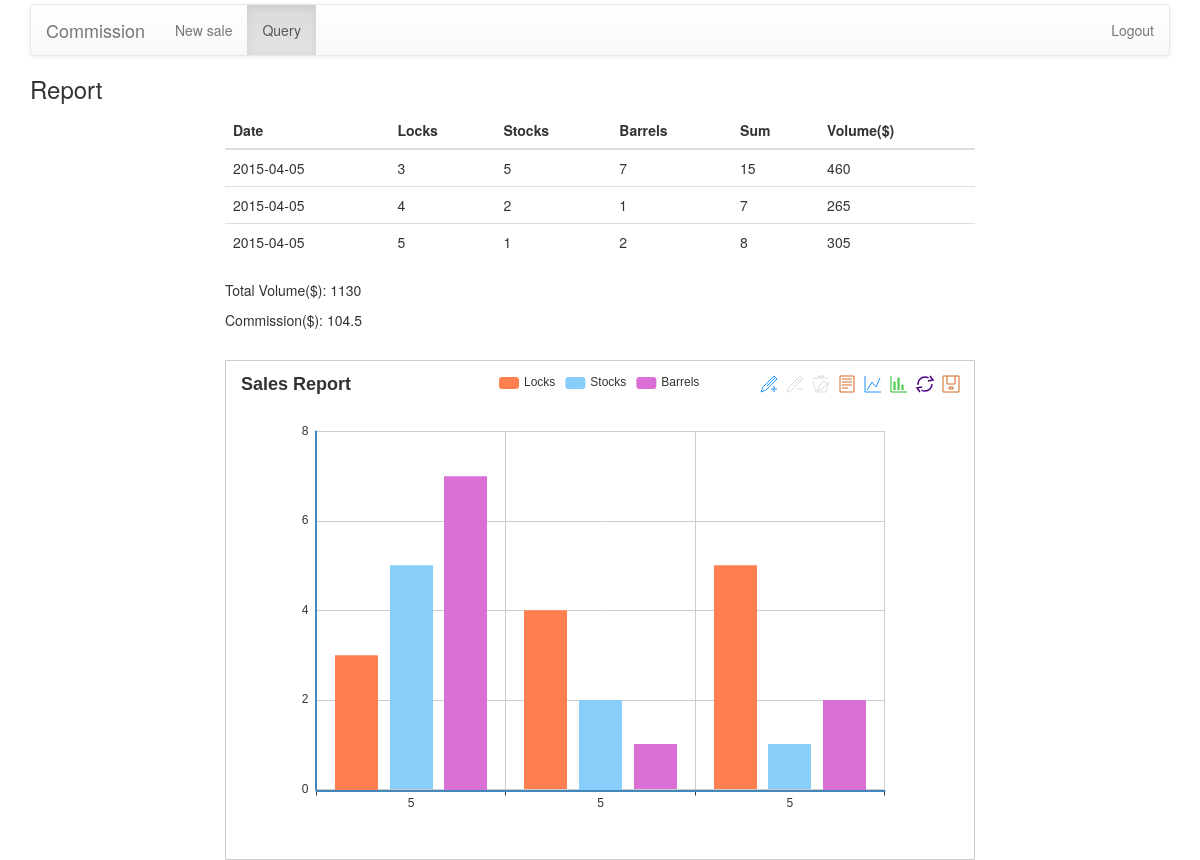
The app's page /query/this_month (signed in), older data.
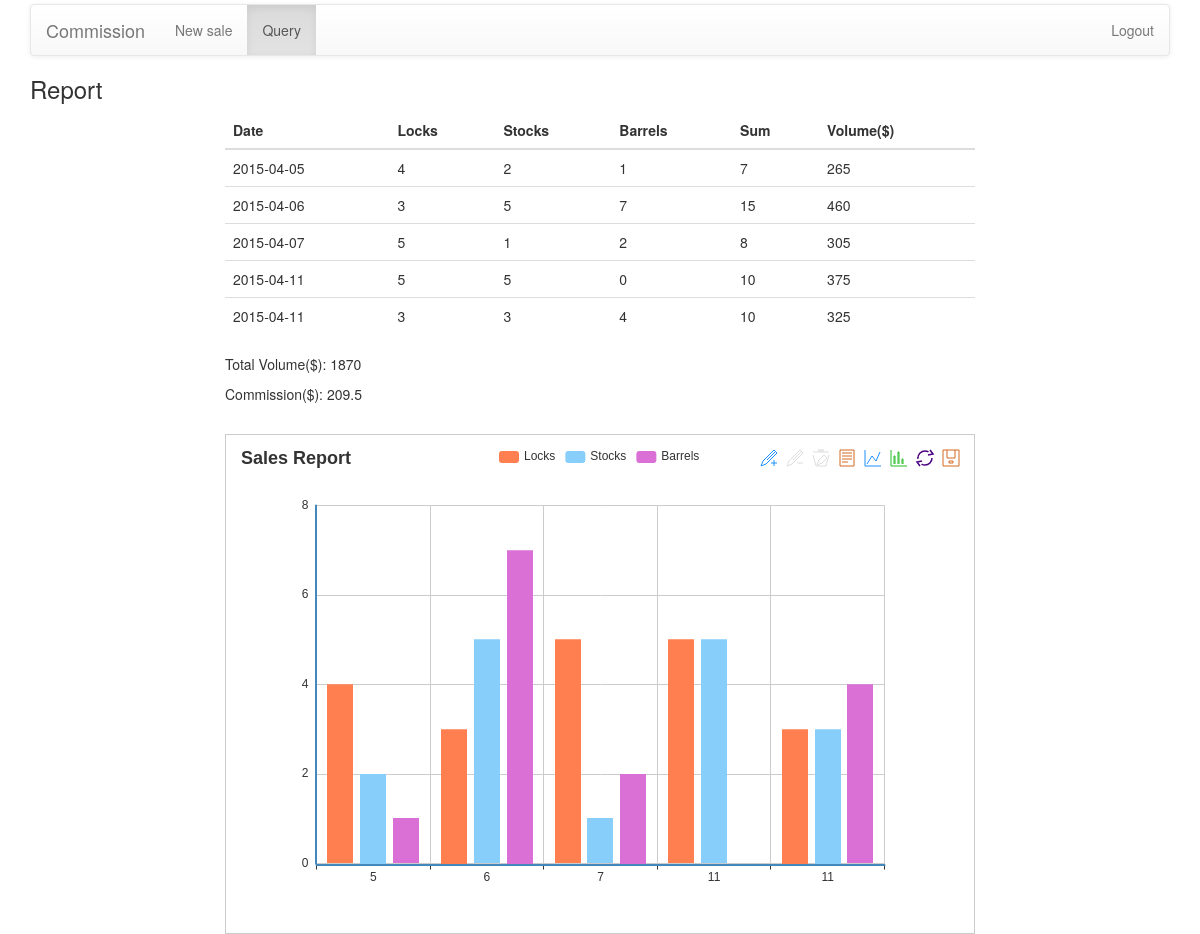
The same page, newer data.
### Commission/models.py (models this page shows)
class BaseModel(peewee.Model):
    class Meta:
        database = db

class Sale(BaseModel):
    saler = peewee.ForeignKeyField(User, related_name='sales')
    locks = peewee.IntegerField()
    stocks = peewee.IntegerField()
    barrels = peewee.IntegerField()
    date = peewee.DateField()

### Commission/views.py (the view)
@login_required
@app.route("/query/this_month", methods=["GET"])
def query_this_month():
    salesman = g.user
    d = date.today()
    start_date = date(d.year, d.month, 1)
    if d.month == 12:
        d.year += 1
    end_date = date(d.year, (d.month + 1) % 12, 1)
    results = []
    for sale in salesman.sales:
        if start_date <= sale.date < end_date and sale.locks >= 0:
            results.append(sale)
    total_locks, total_stocks, total_barrels, _ = get_total_sales(
        salesman, d.year, d.month)
    commission = get_commission(total_locks, total_stocks, total_barrels)
    return render_template('query_result.html', sales=sorted(results, key=lambda x:x.date.day), title="Report", total_locks=total_locks, total_stocks=total_stocks, total_barrels=total_barrels, commission=commission)

### Commission/utils.py (called while the page is built)
def get_total_sales(user, year, month):
    total_locks = 0
    total_stocks = 0
    total_barrels = 0
    early_finish = False
    target_date_start = date(int(year), int(month), 1)
    if int(month) == 12:
        year = int(year) + 1
    target_date_end = date(int(year), int(month + 1) % 12, 1)
    for sale in user.sales:
        if target_date_start <= sale.date < target_date_end and sale.locks >= 0:
            total_locks += sale.locks
            total_stocks += sale.stocks
            total_barrels += sale.barrels
        if sale.locks == -1:
            early_finish = True
    return (total_locks, total_stocks, total_barrels, early_finish)

def is_qualified_for_commission(total_locks, total_stocks, total_barrels):
    return not(total_locks == 0 or total_stocks == 0 or total_barrels == 0)

def get_commission(total_locks, total_stocks, total_barrels):
    result = 0
    if is_qualified_for_commission(total_locks, total_stocks, total_barrels):
        total_sales = total_locks * LOCKS_PRICE + total_stocks * \
            STOCKS_PRICE + total_barrels * BARRELS_PRICE
        if total_sales <= 1000:
            result = total_sales * 0.1
        elif total_sales > 1000 and total_sales <= 1800:
            result = 1000 * 0.1 + (total_sales - 1000) * 0.15
        elif total_sales > 1800:
            result = 1000 * 0.1 + 800 * 0.15 + (total_sales - 1800) * 0.2
    return result

### Commission/views.py (called while the page is built)
@app.before_request
def before_request():
    g.user = None
    if 'user_id' in session:
        try:
            g.user = User.get(User.id == session['user_id'])
        except DoesNotExist:
            pass

### Commission/templates/query_result.html (shortened to what this page needs)
{% extends 'base.html' %}
{% block body %}
<div class="container">
    <nav class="navbar navbar-default" role="navigation">
     <div class="container-fluid">
	<div class="navbar-header">
	      <a class="navbar-brand" href="#">Commission</a>
	  	</div>
	  	<ul class="nav navbar-nav">
      {% if g.user.level == 0 %}
        <li><a href="/salesman">New sale <span class="sr-only">(current)</span></a></li>
      {% endif %}
        <li class="active"><a href="{% if g.user.level == 0 %}/query{% else %}/gunsmith{% endif %}">Query</a></li>
        </ul>
		<ul class="nav navbar-nav navbar-right">
		<li><a href="/logout">Logout</a></li>
		</ul>
		</div>
	</nav>
<h3>Report</h3>
<div class="row">
<div class="col-md-8 col-md-offset-2">
<table class="table">
<thead>
<tr>
	<th>Date</th>
	<th>Locks</th>
	<th>Stocks</th>
	<th>Barrels</th>
	<th>Sum</th>
	<th>Volume($)</th>
</tr>
</thead>
<tbody>
{% for sale in sales %}
<tr>
	<td> {{ sale.date}} </td>
	<td>{{ sale.locks }}</td>
	<td>{{ sale.stocks }}</td>
	<td>{{ sale.barrels }}</td>
	<td>{{ sale.locks + sale.stocks + sale.barrels }}</td>
	<td>{{ 45 * sale.locks + 30 * sale.stocks + 25 * sale.barrels }}</td>
</tr>
{% endfor %}
</tbody>
</table>
</div>
</div>
<div class="row">
	<div class="col-md-8 col-md-offset-2">
		<p>Total Volume($): <span>{{ total_locks * 45 + total_stocks * 30 + total_barrels * 35 }}</span></p>
		<p>Commission($): <span>{{ commission }}</span></p>
	</div>
</div>
<br>
<div class="row">
	<div class="col-md-8 col-md-offset-2">
	<div id="chart" style="height: 500px; border: 1px solid rgb(204, 204, 204); padding: 10px; background-color: transparent; cursor: default;"></div>
	</div>
</div>
<script type="text/javascript">
	var myChart = echarts.init(document.getElementById('chart'));
  var locksData = [];
  var stocksData = [];
  var barrelsData = [];
  var dateX = []
  {% for sale in sales %}
  locksData.push({{ sale.locks }});
  stocksData.push({{ sale.stocks }});
  barrelsData.push({{ sale.barrels }});
  dateX.push({{ sale.date.day }});
  {% endfor %}
  option = {
      title : {
          text: 'Sales Report',
      },
      tooltip : {
          trigger: 'axis'
      },
      legend: {
          data:['Locks','Stocks', 'Barrels']
      },
      toolbox: {
          show : true,
          feature : {
              mark : {show: true},
              dataView : {show: true, readOnly: false},
              magicType : {show: true, type: ['line', 'bar']},
              restore : {show: true},
              saveAsImage : {show: true}
          }
      },
      calculable : true,
      xAxis : [
          {
              type : 'category',
              data : dateX
          }
      ],
      yAxis : [
          {
              type : 'value'
          }
      ],
      series : [
          {
              name:'Locks',
              type:'bar',
              data:locksData,
          },
          {
              name:'Stocks',
              type:'bar',
              data:stocksData,
          },
          {
              name:'Barrels',
              type:'bar',
              data:barrelsData,
          }
      ]
  };
  myChart.setOption(option);
    </script>
{% endblock %}

### Commission/templates/base.html (shortened to what this page needs)
<!DOCTYPE html>
<html>
  <head>
        <link href="{{ url_for('static', filename='css/bootstrap.min.css') }}" rel="stylesheet">
        <link href="{{ url_for('static', filename='css/bootstrap-theme.min.css') }}" rel="stylesheet">
  </head>
  <body>
    {% block body %}
    {% endblock %}
  </body>
</html>

### Commission/templates/base.html (style rules this page uses)
body { padding-top: 4px; }

Row changes from the older to the newer data that the page shows:
shown differently, row unchanged: Sale (number 1 of 5 on the later page): moves up the list
changed Sale (number 2 of 5 on the later page): date "2015-04-05" → "2015-04-06"
changed Sale (number 3 of 5 on the later page): date "2015-04-05" → "2015-04-07"
added Sale: date "2015-04-11", locks "5", stocks "5", barrels "0", sale.locks+sale.stocks+sale.barrels "10", 45*sale.locks+30*sale.stocks+25*sale.barrels "375"
added Sale: date "2015-04-11", locks "3", stocks "3", barrels "4", sale.locks+sale.stocks+sale.barrels "10", 45*sale.locks+30*sale.stocks+25*sale.barrels "325"
Text that changed along with them:
{{ total_locks * 45 + total_stocks * 30 + total_barrels * 35 }}: "1130" → "1870"
{{ commission }}: "104.5" → "209.5"
chart data {{ sale.locks }}: 3, 4, 5 → 4, 3, 5, 5, 3
chart data {{ sale.stocks }}: 5, 2, 1 → 2, 5, 1, 5, 3
chart data {{ sale.barrels }}: 7, 1, 2 → 1, 7, 2, 0, 4
chart data {{ sale.date.day }}: 5, 5, 5 → 5, 6, 7, 11, 11
